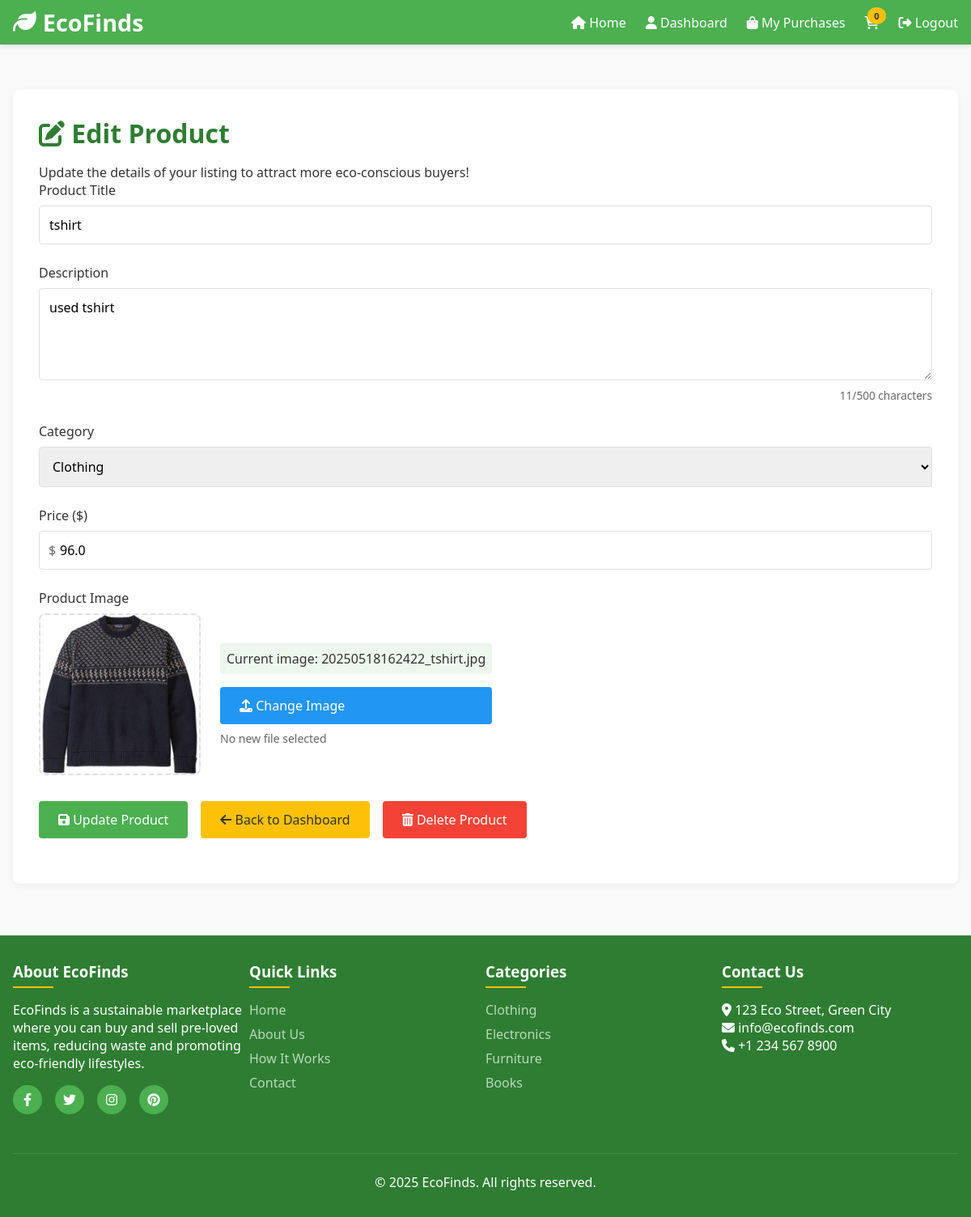
The page /product/edit/12 (signed in) on the database its author committed.
### models.py (models this page shows, shortened)
class Product(db.Model):
    __tablename__ = 'products'
    id = db.Column(db.Integer, primary_key=True)
    title = db.Column(db.String(100), nullable=False)
    description = db.Column(db.Text, nullable=False)
    price = db.Column(db.Float, nullable=False)
    image = db.Column(db.String(200), default='placeholder.png')
    is_sold = db.Column(db.Boolean, default=False)
    created_at = db.Column(db.DateTime, default=datetime.now)
    updated_at = db.Column(db.DateTime, default=datetime.now, onupdate=datetime.now)
    seller_id = db.Column(db.Integer, db.ForeignKey('users.id'), nullable=False)
    category_id = db.Column(db.Integer, db.ForeignKey('categories.id'), nullable=False)
    cart_items = db.relationship('CartItem', backref='product', lazy=True, cascade="all, delete-orphan")
    purchases = db.relationship('Purchase', backref='product', lazy=True)

### app.py (the view, shortened to what this page needs)
@app.route('/product/edit/<int:product_id>', methods=['GET', 'POST'])
@login_required
def edit_product(product_id):
    product = Product.query.get_or_404(product_id)
    if product.seller_id != session['user_id']:
        flash('You can only edit your own listings', 'danger')
        return redirect(url_for('dashboard'))
    form = ProductForm(obj=product)
    form.category.choices = [(c.id, c.name) for c in Category.query.all()]
    return render_template('edit_product.html', form=form, product=product)

### forms.py
class ProductForm(FlaskForm):
    title = StringField('Product Title', validators=[
        DataRequired(),
        Length(min=3, max=100, message='Title must be between 3 and 100 characters')
    ])
    description = TextAreaField('Description', validators=[
        DataRequired(),
        Length(min=10, message='Description must be at least 10 characters long')
    ])
    price = FloatField('Price ($)', validators=[
        DataRequired(),
        NumberRange(min=0.01, message='Price must be greater than 0')
    ])
    category = SelectField('Category', coerce=int, validators=[
        DataRequired()
    ])
    image = FileField('Product Image')

### app.py (called while the page is built)
def login_required(f):
    from functools import wraps
    @wraps(f)
    def decorated_function(*args, **kwargs):
        if 'user_id' not in session:
            flash('Please log in to access this page', 'warning')
            return redirect(url_for('login'))
        return f(*args, **kwargs)
    return decorated_function

### templates/edit_product.html (shortened to what this page needs)
{% extends "base.html" %}
{% block content %}
<div class="container">
    <h1><i class="fas fa-edit"></i> Edit Product</h1>
    <p class="mb-4">Update the details of your listing to attract more eco-conscious buyers!</p>
    <form method="POST" enctype="multipart/form-data" id="editProductForm">
        <div class="form-group">
            {{ form.title.label(class="form-label") }}
            {{ form.title(class="form-control", placeholder="Enter product title") }}
        </div>
        <div class="form-group">
            {{ form.description.label(class="form-label") }}
            {{ form.description(class="form-control", placeholder="Describe your product in detail", rows="4") }}
            <div class="char-count">
                <span id="charCount">{{ form.description.data|length if form.description.data else 0 }}</span>/500 characters
            </div>
        </div>
        <div class="form-group">
            {{ form.category.label(class="form-label") }}
            {{ form.category(class="form-control") }}
        </div>
        <div class="form-group">
            {{ form.price.label(class="form-label") }}
            <div class="price-input">
                <span class="currency-symbol">$</span>
                {{ form.price(class="form-control", placeholder="0.00") }}
            </div>
        </div>
        <div class="form-group">
            <label class="form-label">Product Image</label>
            <div class="image-upload-container">
                <div class="image-preview" id="imagePreview">
                    <img src="/static/images/uploads/{{ product.image }}" alt="Image Preview" id="previewImg">
                </div>
                <div class="upload-controls">
                    <div class="current-image-info">
                        <p>Current image: <span class="current-file-name">{{ product.image }}</span></p>
                    </div>
                    <label for="image" class="custom-file-upload">
                        <i class="fas fa-upload"></i> Change Image
                    </label>
                    <p class="file-name" id="fileName">No new file selected</p>
                </div>
            </div>
        </div>
        <div class="form-group submit-section">
            <button type="submit" class="btn btn-primary">
                <i class="fas fa-save"></i> Update Product
            </button>
            <a href="{{ url_for('dashboard') }}" class="btn btn-secondary">
                <i class="fas fa-arrow-left"></i> Back to Dashboard
            </a>
            <button type="button" class="btn btn-danger" id="deleteProductBtn">
                <i class="fas fa-trash-alt"></i> Delete Product
            </button>
        </div>
    </form>
</div>
{% endblock %}

### templates/base.html (style rules this page uses)
:root { --primary-color: #4caf50; --primary-dark: #2e7d32; --primary-light: #80e27e; --secondary-color: #ffc107; --text-color: #333333; --light-text: #ffffff; --light-bg: #f9f9f9; --border-color: #e0e0e0; --danger: #f44336; --success: #4caf50; --info: #2196f3; --warning: #ff9800; }
* { margin: 0; padding: 0; box-sizing: border-box; font-family: 'Segoe UI', Tahoma, Geneva, Verdana, sans-serif; }
body { background-color: var(--light-bg); color: var(--text-color); min-height: 100vh; display: flex; flex-direction: column; }
.container { background-color: #ffffff; border-radius: 8px; box-shadow: 0 2px 10px rgba(0, 0, 0, 0.05); padding: 2rem; margin-bottom: 2rem; }
h1, h2, h3, h4, h5, h6 { color: var(--primary-dark); margin-bottom: 1rem; }
.form-group { margin-bottom: 1.5rem; }
.form-control { width: 100%; padding: 0.75rem; border: 1px solid var(--border-color); border-radius: 4px; font-size: 1rem; transition: border-color 0.3s ease; }
.form-label { display: block; margin-bottom: 0.5rem; font-weight: 500; }
.btn { display: inline-block; padding: 0.75rem 1.5rem; border: none; border-radius: 4px; font-size: 1rem; font-weight: 500; text-align: center; text-decoration: none; cursor: pointer; transition: all 0.3s ease; }
.btn-primary { background-color: var(--primary-color); color: var(--light-text); }
.btn-secondary { background-color: var(--secondary-color); color: var(--text-color); }
.btn-danger { background-color: var(--danger); color: var(--light-text); }

### templates/edit_product.html (style rules this page uses)
.char-count { font-size: 0.85rem; color: #666; text-align: right; margin-top: 0.25rem; }
.price-input { position: relative; }
.currency-symbol { position: absolute; left: 12px; top: 50%; transform: translateY(-50%); color: #666; }
input[name="price"] { padding-left: 25px; }
.image-upload-container { display: flex; flex-wrap: wrap; gap: 1.5rem; margin-top: 0.5rem; }
.image-preview { width: 200px; height: 200px; border: 2px dashed var(--border-color); border-radius: 8px; overflow: hidden; display: flex; align-items: center; justify-content: center; position: relative; background-color: #f5f5f5; }
.image-preview img { max-width: 100%; max-height: 100%; object-fit: contain; z-index: 1; }
.upload-controls { display: flex; flex-direction: column; justify-content: center; }
.current-image-info { margin-bottom: 1rem; padding: 0.5rem; background-color: rgba(76, 175, 80, 0.1); border-radius: 4px; }
.current-file-name { font-weight: 500; }
.custom-file-upload { display: inline-block; padding: 0.75rem 1.5rem; background-color: var(--info); color: white; border-radius: 4px; cursor: pointer; transition: background-color 0.3s ease; }
.file-name { margin-top: 0.5rem; font-size: 0.875rem; color: #666; }
.submit-section { margin-top: 2rem; display: flex; flex-wrap: wrap; gap: 1rem; }

### rows shown on the page
Product: title "tshirt", description "used tshirt", category "Clothing", price "96.0", image (picture), image "20250518162422_tshirt.jpg"
